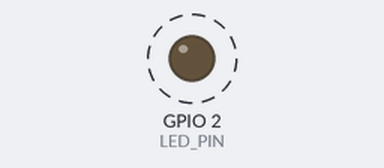
A sketch run on a simulated ESP32. Parts: output pins drawn as LEDs (lit = HIGH). Dashed ring = blinking. Nothing arrives over Bluetooth unless stated; what the sketch prints to the serial monitor is not drawn.

Above: at 0.5 s.
Timing chart, 0 to 3.0 s (numbered marks = the images above):
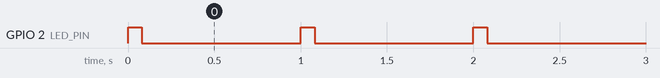

Measured:
- by itself, GPIO 2 (LED_PIN): alternates HIGH for 0.08 s and LOW for 0.92 s

The sketch:

esp32_beacon.ino
```cpp
/*
 * ESP32를 iBeacon(비콘)으로 만들기 — 폰의 비콘 앱 대신 사용
 *
 * - 폰 앱과 똑같은 iBeacon 신호(Major 123 / Minor 123)를 0.1초마다 보냄
 * - 스테이션 코드는 바꿀 필요 없음 (Major/Minor만 같으면 폰인지 ESP32인지 구분 안 함)
 * - 보조배터리에 꽂아서 들고 다니면 "위치 태그"가 됨
 * - 이 보드는 스테이션으로 쓰지 말 것 (비콘 전용)
 *
 * Arduino IDE: 보드 ESP32 Dev Module / Partition Scheme: Huge APP
 * 라이브러리 설치 필요 없음 (esp32 보드 패키지에 포함)
 * 동작 확인: 보드의 파란 LED가 1초마다 깜빡이면 신호를 보내는 중
 */
#include <BLEDevice.h>
#include <BLEBeacon.h>
#include <BLEAdvertising.h>

// ======== 바꿀 부분 ========
const uint16_t MAJOR = 123;     // 스테이션 코드의 TARGET_MAJOR와 같게
const uint16_t MINOR = 123;     // 스테이션 코드의 TARGET_MINOR와 같게
const int8_t   MEASURED_POWER = -59;   // 1m에서의 신호 세기 (참고용 값)
// ===========================

const int LED_PIN = 2;          // 대부분의 ESP32 DevKit 내장 LED

void setup() {
  Serial.begin(115200);
  pinMode(LED_PIN, OUTPUT);

  BLEDevice::init("DGU-Beacon");

  BLEBeacon beacon;
  beacon.setManufacturerId(0x4C00);   // Apple iBeacon 형식
  beacon.setProximityUUID(BLEUUID("fda50693-a4e2-4fb1-afcf-c6eb07647825"));

  // iBeacon 데이터(25바이트)를 직접 채워서 바이트 순서 문제를 없앰
  //  [0-1] 4C 00  [2] 02  [3] 15  [4-19] UUID  [20-21] Major  [22-23] Minor  [24] 1m 신호 세기
  auto data = beacon.getData();
  data[0] = 0x4C; data[1] = 0x00; data[2] = 0x02; data[3] = 0x15;
  data[20] = (char)(MAJOR >> 8); data[21] = (char)(MAJOR & 0xFF);
  data[22] = (char)(MINOR >> 8); data[23] = (char)(MINOR & 0xFF);
  data[24] = (char)MEASURED_POWER;

  BLEAdvertisementData adv;
  adv.setFlags(0x04);                 // BLE 전용 기기
  adv.setManufacturerData(data);

  BLEAdvertising* advertising = BLEDevice::getAdvertising();
  advertising->setAdvertisementData(adv);
  advertising->setScanResponseData(BLEAdvertisementData());
  advertising->setMinInterval(160);   // 160 × 0.625ms = 100ms 마다 신호
  advertising->setMaxInterval(160);
  advertising->start();

  Serial.printf("비콘 시작: Major %u / Minor %u\n", MAJOR, MINOR);
}

void loop() {
  digitalWrite(LED_PIN, HIGH); delay(80);
  digitalWrite(LED_PIN, LOW);  delay(920);
}
```
